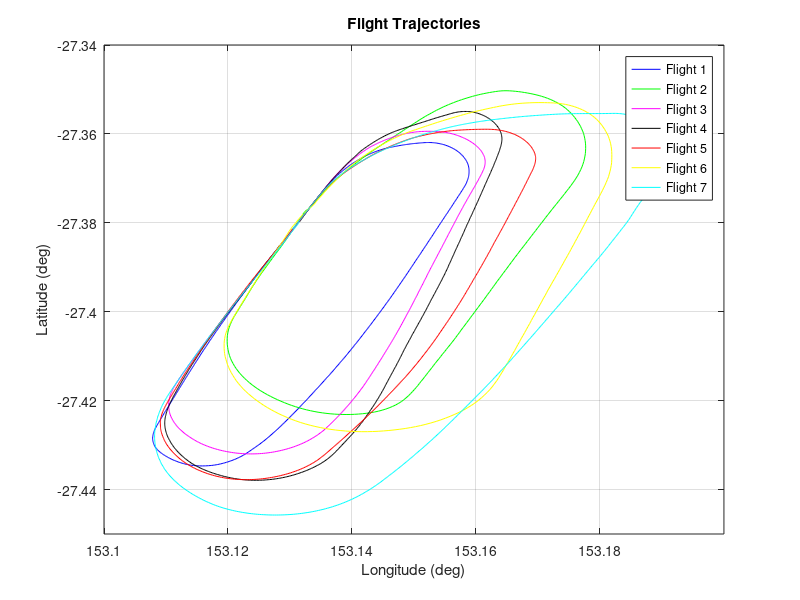
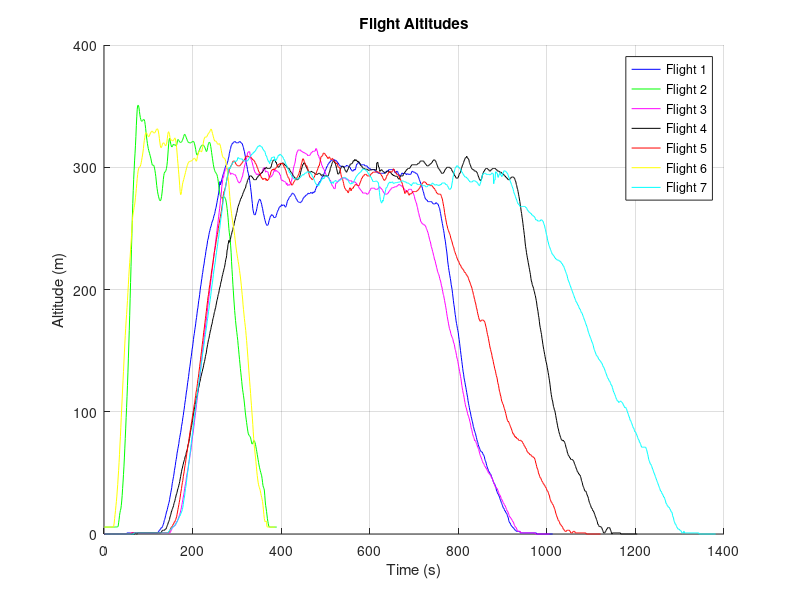

The MATLAB source for these figures, in order: (Note: this script raises an error after producing the figures.)
close all
clear, clc

%% Part 1
%====================================
%% Import Data
addpath('EGB243SupportingFiles')

F1 = importdata('Flight4.csv');
F2 = importdata('Flight6.csv');
F3 = importdata('Flight9.csv');
F4 = importdata('Flight11.csv');
F5 = importdata('Flight13.csv');
F6 = importdata('Flight17.csv');
F7 = importdata('Flight25.csv');

%% Change data to SI units
%Converting the ground speed from knots to m/s
F1.data(:,1) = F1.data(:,1)*0.5144;
F2.data(:,1) = F2.data(:,1)*0.5144;
F3.data(:,1) = F3.data(:,1)*0.5144;
F4.data(:,1) = F4.data(:,1)*0.5144;
F5.data(:,1) = F5.data(:,1)*0.5144;
F6.data(:,1) = F6.data(:,1)*0.5144;
F7.data(:,1) = F7.data(:,1)*0.5144;

%Converting the altitude from feet to m
F1.data(:,2) = F1.data(:,2)*0.3048;
F2.data(:,2) = F2.data(:,2)*0.3048;
F3.data(:,2) = F3.data(:,2)*0.3048;
F4.data(:,2) = F4.data(:,2)*0.3048;
F5.data(:,2) = F5.data(:,2)*0.3048;
F6.data(:,2) = F6.data(:,2)*0.3048;
F7.data(:,2) = F7.data(:,2)*0.3048;

%Changing column headers
F1.colheaders{1,1} = ('GroundSpeed(m/s)');
F1.colheaders{1,2} = ('Altitude (m)');

F2.colheaders = F1.colheaders ;
F3.colheaders = F1.colheaders ;
F4.colheaders = F1.colheaders ;
F5.colheaders = F1.colheaders ;
F6.colheaders = F1.colheaders ;
F7.colheaders = F1.colheaders ;

%% Plotting
%Plotting lat vs long
figure (1)
set(gcf,'color','w'); %Sets overall background colour
plot(F1.data(:,5), F1.data(:,4), 'b',...
    F2.data(:,5), F2.data(:,4), 'g',...
    F3.data(:,5), F3.data(:,4), 'm',...
    F4.data(:,5), F4.data(:,4), 'k',...
    F5.data(:,5), F5.data(:,4), 'r',...
    F6.data(:,5), F6.data(:,4), 'y',...
    F7.data(:,5), F7.data(:,4), 'c')

ylim([-27.45 -27.34]); xlim([153.1 153.2]);
ylabel('Latitude (deg)'); xlabel('Longitude (deg)')
title('Flight Trajectories')
legend('Flight 1', 'Flight 2','Flight 3','Flight 4','Flight 5','Flight 6','Flight 7')
grid on

%Plotting altitude vs time
figure (2)
set(gcf,'color','w'); %Sets overall background colour

hold on
plot(F1.data(:,2), 'b')
plot(F2.data(:,2), 'g')
plot(F3.data(:,2), 'm')
plot(F4.data(:,2), 'k')
plot(F5.data(:,2), 'r')
plot(F6.data(:,2), 'y')
plot(F7.data(:,2), 'c')
hold off

ylabel('Altitude (m)'); xlabel('Time (s)')
title('Flight Altitudes')
legend('Flight 1', 'Flight 2','Flight 3','Flight 4','Flight 5','Flight 6','Flight 7')
grid on

%% Finding Values
dt = 0.4; %Timestep

%Calculating the length of each flight (seconds)
t1 = dt * length(F1.data);
t2 = dt * length(F2.data);
t3 = dt * length(F3.data);
t4 = dt * length(F4.data);
t5 = dt * length(F5.data);
t6 = dt * length(F6.data);
t7 = dt * length(F7.data);

%% Direction of Circuit
% this section uses the quiver function to plot the direction of each
% velocity vector for the seven flights

% Setting the column headers
F1.colheaders2{1, 1} = 'u'; %x velocity
F1.colheaders2{1, 2} = 'v'; %y velocity
F1.colheaders2{1, 3} = 'x'; %x position (longitude)
F1.colheaders2{1, 4} = 'y'; %y position (latitude)

F2.colheaders2 = F1.colheaders2;
F3.colheaders2 = F1.colheaders2;
F4.colheaders2 = F1.colheaders2;
F5.colheaders2 = F1.colheaders2;
F6.colheaders2 = F1.colheaders2;
F7.colheaders2 = F1.colheaders2;

%Using a created function
[F1.data2(:,1), F1.data2(:,2), F1.data2(:,3), F1.data2(:,4)] = VectorPlots(F1);
[F2.data2(:,1), F2.data2(:,2), F2.data2(:,3), F2.data2(:,4)] = VectorPlots(F2);
[F3.data2(:,1), F3.data2(:,2), F3.data2(:,3), F3.data2(:,4)] = VectorPlots(F3);
[F4.data2(:,1), F4.data2(:,2), F4.data2(:,3), F4.data2(:,4)] = VectorPlots(F4);
[F5.data2(:,1), F5.data2(:,2), F5.data2(:,3), F5.data2(:,4)] = VectorPlots(F5);
[F6.data2(:,1), F6.data2(:,2), F6.data2(:,3), F6.data2(:,4)] = VectorPlots(F6);
[F7.data2(:,1), F7.data2(:,2), F7.data2(:,3), F7.data2(:,4)] = VectorPlots(F7);


figure (3)
set(gcf,'color','w'); %Sets overall background colour
hold on
quiver(F1.data2(:,3), F1.data2(:,4), F1.data2(:,1), F1.data2(:,2), 0.3, 'b')
quiver(F2.data2(:,3), F2.data2(:,4), F2.data2(:,1), F2.data2(:,2), 0.3, 'g')
quiver(F3.data2(:,3), F3.data2(:,4), F3.data2(:,1), F3.data2(:,2), 0.3, 'm')
quiver(F4.data2(:,3), F4.data2(:,4), F4.data2(:,1), F4.data2(:,2), 0.3, 'k')
quiver(F5.data2(:,3), F5.data2(:,4), F5.data2(:,1), F5.data2(:,2), 0.3, 'r')
quiver(F6.data2(:,3), F6.data2(:,4), F6.data2(:,1), F6.data2(:,2), 0.3, 'y')
quiver(F7.data2(:,3), F7.data2(:,4), F7.data2(:,1), F7.data2(:,2), 0.3, 'c')
hold off

ylabel('Latitude (deg)'); xlabel('Longitude (deg)')
title('Flight Trajectories')
legend('Flight 1', 'Flight 2','Flight 3','Flight 4','Flight 5','Flight 6','Flight 7')
grid on


%% Ideal circuit
GS = 65; %ground speed (m/s)
tf = 480;   % Simulation duration

[x, y, z] = TrafficCircuitFlight(GS, dt, tf);

figure (4)
set(gcf,'color','w'); %Sets overall background colour
hold on
plot3(F1.data(:,5), F1.data(:,4), F1.data(:,2))
plot3(F2.data(:,5), F2.data(:,4), F2.data(:,2))
plot3(F3.data(:,5), F3.data(:,4), F3.data(:,2))
plot3(F4.data(:,5), F4.data(:,4), F4.data(:,2))
plot3(F5.data(:,5), F5.data(:,4), F5.data(:,2))
plot3(F6.data(:,5), F6.data(:,4), F6.data(:,2))
plot3(F7.data(:,5), F7.data(:,4), F7.data(:,2))
plot3(x, y, z, 'm')
hold off

ylabel('Latitude (deg)'); xlabel('Longitude (deg)'); zlabel('Altitude (m)')
title('Flight Trajectories')
legend({'Flight 1', 'Flight 2','Flight 3','Flight 4','Flight 5','Flight 6','Flight 7', 'Target Flight'},'Location','east')
view(-65, 25)
grid on

%% Part 2
%====================================
%% 3DOF Model
%Setting new flight time and time step
tf = 200;
dt = 0.2;

%Calling the 3DOF simulation function, which outputs time vector t, and
%positioning vector X
[t, X] = DOF3(tf, dt);

%Time Steps between letters to show sky-writing
t1s = 1; t1f = 108;
t2s = 108; t2f = 420;
t3s = 420; t3f = 600;
t4s = 600; t4f = 820;
t5s = 820; t5f = 1000;

%Colors found using the uisetcolor function, to make the sky writing seem
%more normal
lightgrey = [0.998 0.998 0.998];
darkgrey = [0.651 0.651 0.651];
skyblue = [0.5686 0.9725 1];

%Plotting the skywriting with differentiation between the intended letter
%writing and the travel inbetween
figure(6)
set(gcf,'color','w'); %Sets overall background colour
set(gca,'Color',skyblue); %Sets graph background
hold on
plot3(X((t1s:t1f),1),X((t1s:t1f),2),X((t1s:t1f),3), 'r-', 'Color', darkgrey)
plot3(X((t2s:t2f),1),X((t2s:t2f),2),X((t2s:t2f),3), '*-', 'Color', lightgrey)
plot3(X((t3s:t3f),1),X((t3s:t3f),2),X((t3s:t3f),3), 'r-', 'Color', darkgrey)
plot3(X((t4s:t4f),1),X((t4s:t4f),2),X((t4s:t4f),3), '*-', 'Color', lightgrey)
plot3(X((t5s:t5f),1),X((t5s:t5f),2),X((t5s:t5f),3), 'r-', 'Color', darkgrey)
hold off

axis('equal')
ylabel('x (m)'); xlabel('y (m)'); zlabel('z (m)');
grid on;
view(3)
    

%% Part 3
%====================================






